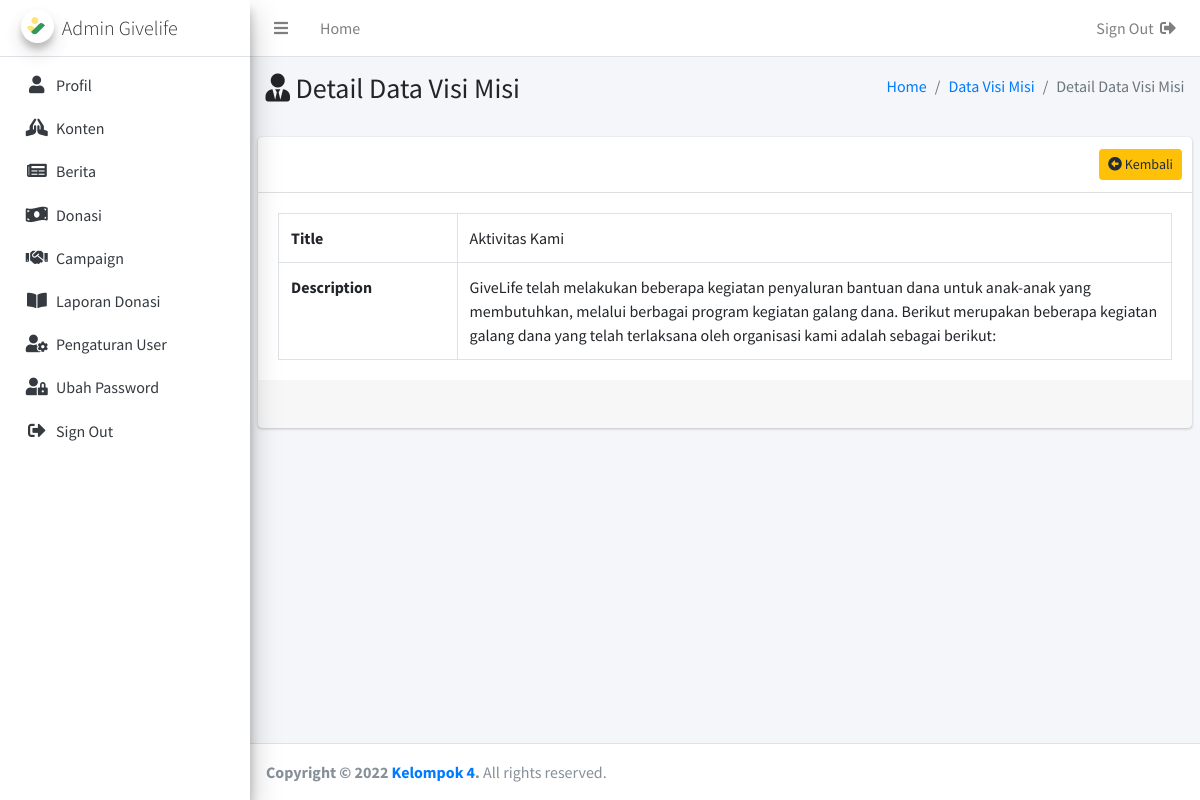
Page /admin/index.php?include=detail-visimisi&data=4 (signed in) on the committed database.
### tables this page shows
CREATE TABLE `visimisi` (
  `id_visimisi` int(11) NOT NULL,
  `title` varchar(255) DEFAULT NULL,
  `description` text DEFAULT NULL
);

### admin/include/detailvisimisi.php (the view, shortened to what this page needs)
<?php
    if(isset($_GET['data'])){
        $id_visimisi = $_GET['data'];
        $sql = "SELECT `id_visimisi`, `title`, `description` FROM `visimisi` WHERE `id_visimisi` = '$id_visimisi'";
        $query = mysqli_query($koneksi, $sql);
        while($data = mysqli_fetch_row($query)){
        $title= $data[1];
        $description = $data[2];
        }
    }
?>
    <section class="content-header">
      <div class="container-fluid">
        <div class="row mb-2">
          <div class="col-sm-6">
            <h3><i class="fas fa-user-tie"></i> Detail Data Visi Misi</h3>
          </div>
          <div class="col-sm-6">
            <ol class="breadcrumb float-sm-right">
              <li class="breadcrumb-item"><a href="#">Home</a></li>
              <li class="breadcrumb-item"><a href="index.php?include=visimisi">Data Visi Misi</a></li>
              <li class="breadcrumb-item active">Detail Data Visi Misi</li>
            </ol>
          </div>
        </div>
      </div>
    </section>
    <section class="content">
            <div class="card">
              <div class="card-header">
                <div class="card-tools">
                  <a href="index.php?include=visimisi" class="btn btn-sm btn-warning float-right">
                  <i class="fas fa-arrow-alt-circle-left"></i> Kembali</a>
                </div>
              </div>
              <div class="card-body">
                <table class="table table-bordered">
                    <tbody>
                      <tr>
                        <td width="20%"><strong>Title<strong></td>
                        <td width="80%"><?php echo $title; ?></td>
                      </tr>
                      <tr>
                        <td width="20%"><strong>Description<strong></td>
                        <td width="80%"><?php echo $description; ?></td>
                      </tr>
                    </tbody>
                  </table>
              </div>
              <div class="card-footer clearfix">&nbsp;</div>
            </div>
    </section>

### rows in the picture
visimisi: title "Aktivitas Kami", description "GiveLife telah melakukan beberapa kegiatan penyaluran bantuan dana untuk anak-anak yang membutuhkan, melalui berbagai program kegiatan galang dana. Berikut merupakan beberapa kegiatan galang dana yang telah terlaksana oleh organisasi kami adalah sebagai berikut:"
